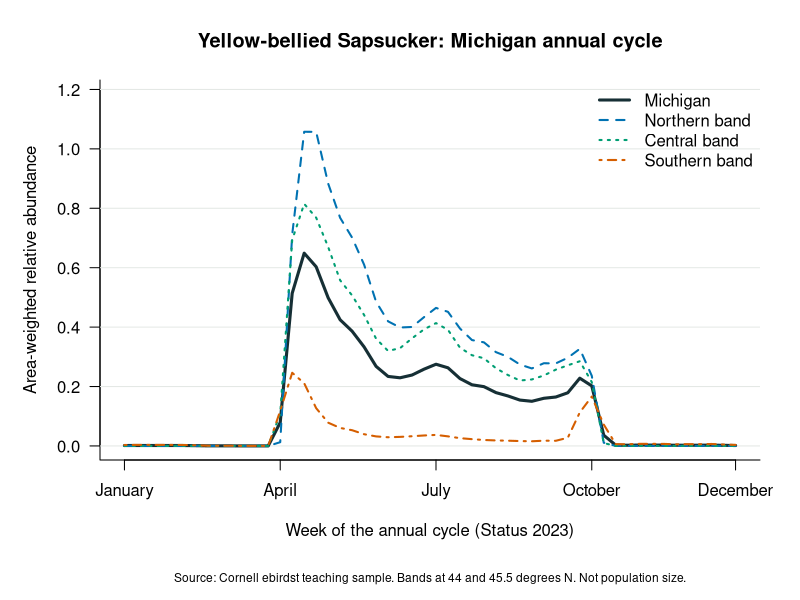
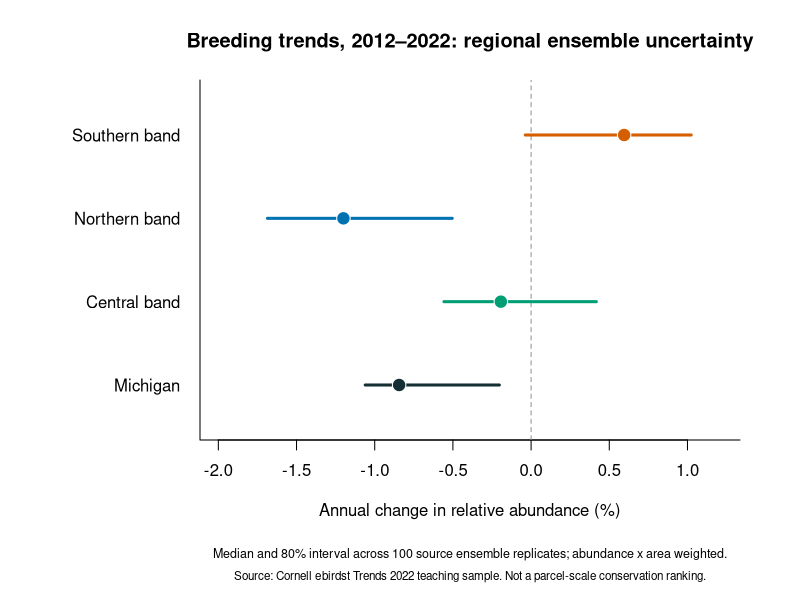

These figures' R source, in order:
#!/usr/bin/env Rscript
# Standalone scientific figures generated from the same exported summaries as the UI.
d <- read.csv("dist/downloads/weekly-regions.csv")
t <- read.csv("dist/downloads/regional-trends.csv")
cols <- c(all = "#162f35", north = "#0072B2", central = "#009E73", south = "#D55E00")
labels <- c(all = "Michigan", north = "Northern band", central = "Central band", south = "Southern band")
dir.create("dist/downloads/figures", showWarnings = FALSE, recursive = TRUE)
png("dist/downloads/figures/annual-cycle.png", width = 1600, height = 950, res = 150, type = "cairo")
par(mar = c(7, 5, 4, 2), family = "sans", las = 1)
plot(NA, xlim = c(1,52), ylim = c(0,max(d$abundance)*1.12), xaxt = "n",
     xlab = "Week of the annual cycle (Status 2023)", ylab = "Area-weighted relative abundance",
     main = "Yellow-bellied Sapsucker: Michigan annual cycle", bty = "l")
axis(1, at = c(1,14,27,40,52), labels = c("January", "April", "July", "October", "December"))
grid(nx = NA, ny = NULL, col = "#e4e8e5", lty = 1)
for (r in names(cols)) {s <- d[d$region == r, ]; lines(s$week, s$abundance, col = cols[r], lwd = ifelse(r == "all",3,2), lty = match(r,names(cols)))}
legend("topright", legend = labels, col = cols, lty = 1:4, lwd = c(3,2,2,2), bty = "n")
mtext("Source: Cornell ebirdst teaching sample. Bands at 44 and 45.5 degrees N. Not population size.", side = 1, line = 5.3, cex = .72)
dev.off()
png("dist/downloads/figures/regional-trends.png", width = 1600, height = 950, res = 150, type = "cairo")
par(mar = c(8, 10, 4, 3), family = "sans", las = 1)
y <- seq_len(nrow(t))
plot(t$annual_percent, y, xlim = range(c(t$lower,t$upper))*1.18, ylim = c(.5,nrow(t)+.5),
     yaxt = "n", ylab = "", xlab = "Annual change in relative abundance (%)", pch = 19,
     col = cols[t$region], cex = 1.4, bty = "l", main = "Breeding trends, 2012–2022: regional ensemble uncertainty")
abline(v = 0, col = "#89978a", lty = 2)
segments(t$lower,y,t$upper,y,col = cols[t$region],lwd = 3)
points(t$annual_percent,y,pch = 21,bg = cols[t$region],col = "white",cex = 1.8)
axis(2,at = y,labels = labels[t$region],tick = FALSE)
mtext("Median and 80% interval across 100 source ensemble replicates; abundance x area weighted.",side = 1,line = 5.1,cex = .75)
mtext("Source: Cornell ebirdst Trends 2022 teaching sample. Not a parcel-scale conservation ranking.",side = 1,line = 6.2,cex = .7)
dev.off()
